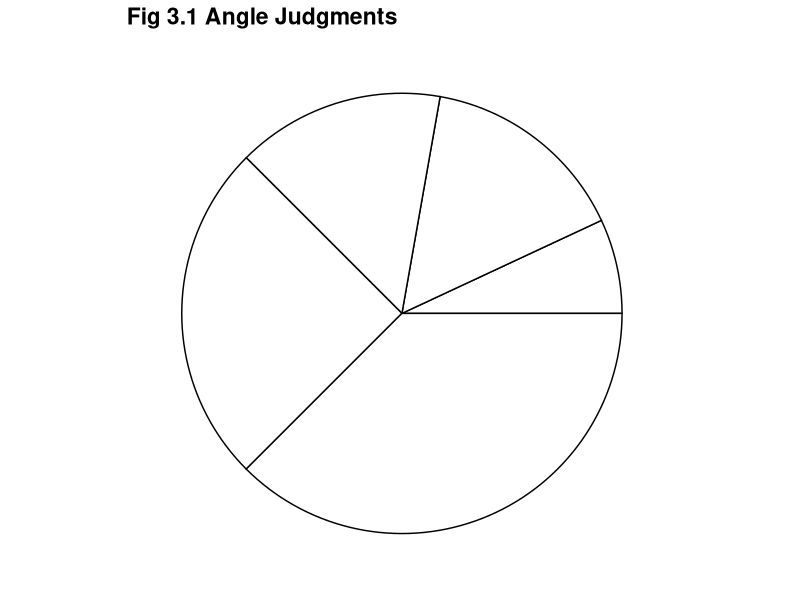
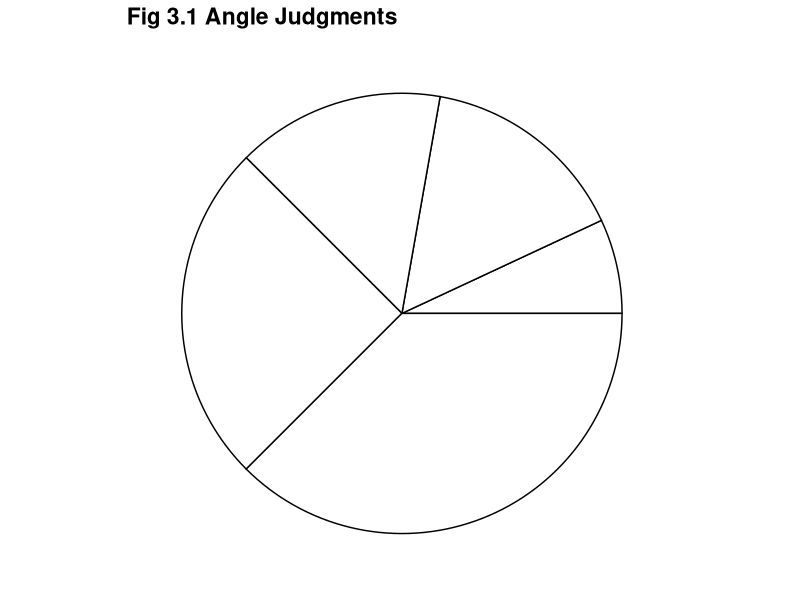

Source code (R) for these figures, in order:
library(ggplot2)

this_base <- "fig03-01_angle-judgments"

my_data <- data.frame(
  variable = c("A", "B","C","D","E"), 
  value = c(25, 55, 55, 90, 135) / 360)

p <- ggplot(my_data, aes(x = factor(1), fill = variable, weight = value)) +
  geom_bar(width = 1, show_guide = FALSE, colour = 'black') + 
  coord_polar(theta = "y", start = (1/2)*pi) +
  scale_fill_manual("variable" ,values = c(rep('white', 5))) + 
  ggtitle("Fig 3.1 Angle Judgments") +
  theme_bw() + 
  theme(panel.grid.major = element_blank(),
        panel.grid.minor = element_blank(),
        plot.title = element_text(size = rel(1.5), face = "bold"),
        panel.border = element_blank(),
        axis.title = element_blank(), 
        axis.text = element_blank(),
        axis.ticks = element_blank())

p

ggsave(paste0(this_base, ".png"), 
       p, width = 6, height = 5)
